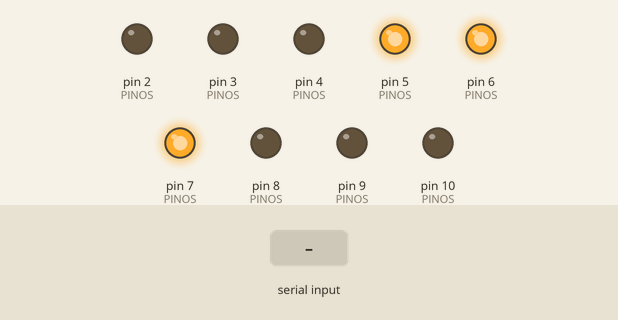
Simulated run of this sketch. Board: Arduino Uno, built with avr-gcc and run on an emulated ATmega328P. On the bench: output pins drawn as LEDs (lit = HIGH). The inputs (shaded band) are chosen by the test bench.

Above: at 1.25 s.
1.3 s: "S" received over Serial
At 4.1 s:
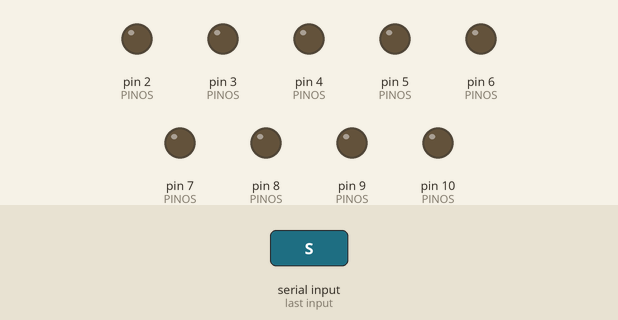
4.3 s: "v" received over Serial
At 4.7 s:
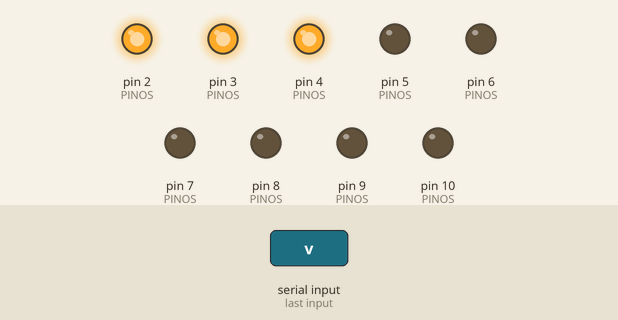
5.8 s: "a" received over Serial
At 7.1 s:
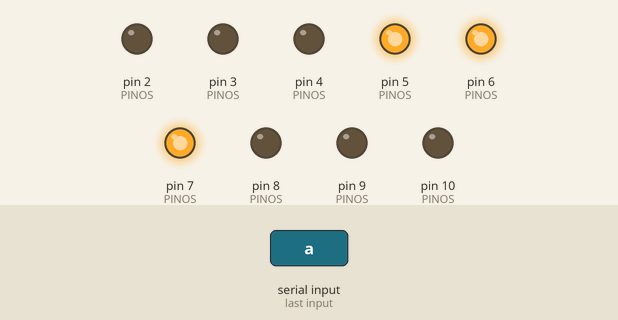
Timing chart, 0 to 8.8 s (numbered marks = the images above; inputs shaded):
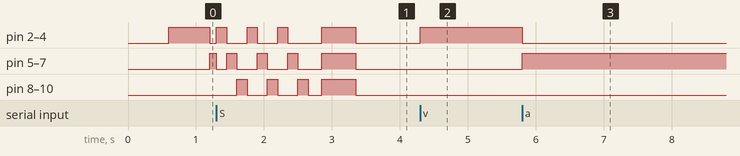

The sketch:

verdia_genius.ino
```cpp
// verdia — jogo da grama (bancada do NEXT)
//
// O Arduino só acende os LEDs. Quem sorteia a sequência, lê a câmera
// e conta os pontos é o jogo.py, que manda um caractere por comando:
//
//   v  acende só o verde        0  apaga tudo
//   a  acende só o amarelo      S  animação de início (~2 s)
//   r  acende só o vermelho     X  animação de fim de jogo (~2 s)
//                               I  modo espera (LEDs se revezando)
//
// Ligação: cada LED com o próprio resistor de 220 Ω.
// pino → resistor → perna longa do LED; perna curta → GND.

const int LEDS_POR_COR = 3;

const int PINOS[3][LEDS_POR_COR] = {
  {2, 3, 4},   // verde    (grama pequena)
  {5, 6, 7},   // amarelo  (grama média)
  {8, 9, 10}   // vermelho (grama grande)
};

bool modoEspera = true;
int passoEspera = 0;
unsigned long ultimoPasso = 0;


void ligarCor(int cor, bool ligado) {
  for (int i = 0; i < LEDS_POR_COR; i++) {
    digitalWrite(PINOS[cor][i], ligado ? HIGH : LOW);
  }
}


void ligarTodas(bool ligado) {
  for (int cor = 0; cor < 3; cor++) {
    ligarCor(cor, ligado);
  }
}


void acenderSo(int cor) {
  ligarTodas(false);
  ligarCor(cor, true);
}


void animacaoInicio() {
  for (int volta = 0; volta < 3; volta++) {
    for (int cor = 0; cor < 3; cor++) {
      acenderSo(cor);
      delay(150);
    }
  }

  ligarTodas(false);
  delay(200);

  ligarTodas(true);
  delay(500);

  ligarTodas(false);
}


void animacaoFim() {
  for (int vez = 0; vez < 4; vez++) {
    ligarTodas(true);
    delay(250);
    ligarTodas(false);
    delay(250);
  }
}


void setup() {
  for (int cor = 0; cor < 3; cor++) {
    for (int i = 0; i < LEDS_POR_COR; i++) {
      pinMode(PINOS[cor][i], OUTPUT);
    }
  }

  ligarTodas(false);
  Serial.begin(9600);
}


void loop() {
  if (Serial.available() > 0) {
    char comando = Serial.read();

    // quebras de linha (ex.: vindas do Serial Monitor) caem fora do switch
    switch (comando) {
      case 'v': modoEspera = false; acenderSo(0); break;
      case 'a': modoEspera = false; acenderSo(1); break;
      case 'r': modoEspera = false; acenderSo(2); break;
      case '0': modoEspera = false; ligarTodas(false); break;
      case 'S': modoEspera = false; animacaoInicio(); break;
      case 'X': modoEspera = false; animacaoFim(); break;
      case 'I': modoEspera = true; passoEspera = 0; ultimoPasso = 0; break;
    }
  }

  if (modoEspera && millis() - ultimoPasso >= 600) {
    ultimoPasso = millis();
    acenderSo(passoEspera);
    passoEspera = (passoEspera + 1) % 3;
  }
}
```

Measured:
- after the input at 4.3 s, pin 2 (PINOS), pin 3 (PINOS), pin 4 (PINOS): LOW → HIGH at once
- after the input at 5.8 s, pin 2 (PINOS), pin 3 (PINOS), pin 4 (PINOS): HIGH → LOW at once; pin 5 (PINOS), pin 6 (PINOS), pin 7 (PINOS): LOW → HIGH at once
